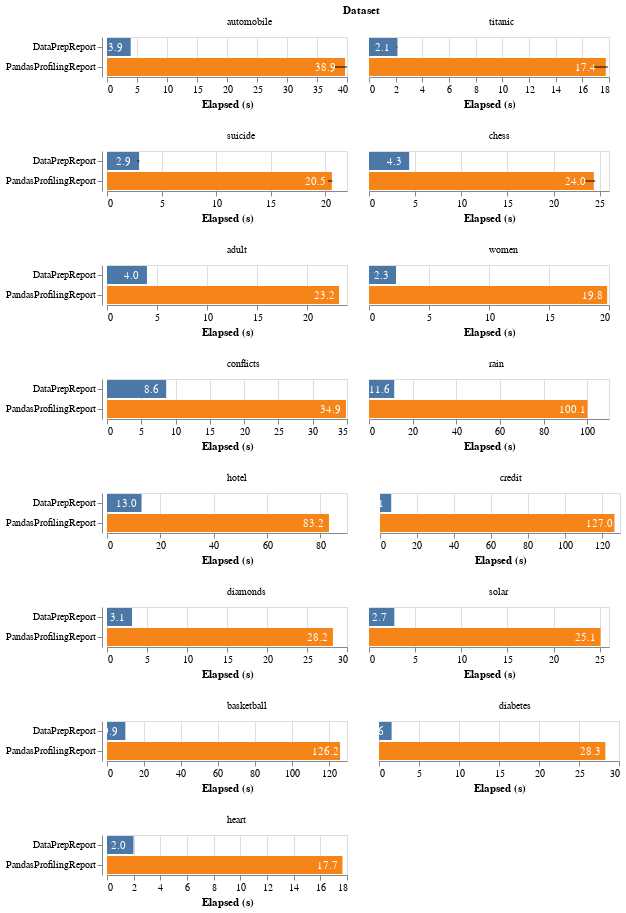

Source (notebook cell):
### Code cell
base = alt.Chart(df, title="create_report(df) Comparison", width=240)

(
    base.mark_bar().encode(
        y=alt.Y("name", title=""),
        x=alt.X("mean(elapsed)", title="Elapsed (s)"),
        color=alt.Color("name:N", legend=None),
        tooltip=[
            alt.Tooltip("name:N"),
            alt.Tooltip("elapsed:Q", title="Elapsed (s)", format=".2s"),
            alt.Tooltip("MachineMem"),
            alt.Tooltip("DatasetMemSize"),
        ],
    )
    + base.mark_errorbar(color="black", extent="stdev").encode(
        x=alt.X("elapsed", title="Elapsed (s)"),
        y=alt.Y("name:N", title=None),
    )
    + base.mark_text(color="white", dx=-15, dy=1).encode(
        y=alt.Y("name", title=""),
        x=alt.X("mean(elapsed)", title="Elapsed (s)"),
        text=alt.Text("mean(elapsed)", format=".1f"),
    )
).facet(
    alt.Facet(
        "dataset",
        title="Dataset",
        header=alt.Header(
            labelAngle=0, labelAlign="left", labelPadding=0, titlePadding=0
        ),
        sort=["order"],
    ),
    columns=2,
).resolve_scale(
    x="independent"
)

### Figure 1 — Vega-Lite specification as saved in the notebook (floating-point values rounded to 4 significant figures)
{"config": {"view": {"continuousWidth": 400, "continuousHeight": 300}}, "data": {"name": "data-1cdab44e56310811c47e9aca7dd238ac"}, "facet": {"type": "nominal", "field": "dataset", "header": {"labelAlign": "left", "labelAngle": 0, "labelPadding": 0, "titlePadding": 0}, "sort": ["order"], "title": "Dataset"}, "spec": {"layer": [{"mark": "bar", "encoding": {"color": {"type": "nominal", "field": "name", "legend": null}, "tooltip": [{"type": "nominal", "field": "name"}, {"type": "quantitative", "field": "elapsed", "format": ".2s", "title": "Elapsed (s)"}, {"type": "nominal", "field": "MachineMem"}, {"type": "nominal", "field": "DatasetMemSize"}], "x": {"type": "quantitative", "aggregate": "mean", "field": "elapsed", "title": "Elapsed (s)"}, "y": {"type": "nominal", "field": "name", "title": ""}}, "title": "create_report(df) Comparison", "width": 240}, {"mark": {"type": "errorbar", "color": "black", "extent": "stdev"}, "encoding": {"x": {"type": "quantitative", "field": "elapsed", "title": "Elapsed (s)"}, "y": {"type": "nominal", "field": "name", "title": null}}, "title": "create_report(df) Comparison", "width": 240}, {"mark": {"type": "text", "color": "white", "dx": -15, "dy": 1}, "encoding": {"text": {"type": "quantitative", "aggregate": "mean", "field": "elapsed", "format": ".1f"}, "x": {"type": "quantitative", "aggregate": "mean", "field": "elapsed", "title": "Elapsed (s)"}, "y": {"type": "nominal", "field": "name", "title": ""}}, "title": "create_report(df) Comparison", "width": 240}]}, "columns": 2, "resolve": {"scale": {"x": "independent"}}, "$schema": "https://vega.github.io/schema/vega-lite/v4.8.1.json", "datasets": {"data-1cdab44e56310811c47e9aca7dd238ac": [{"cpu": 8, "dataset": "automobile", "fname": "create_report_pp.py", "format": "csv", "memory": 68719476736, "ncol": 0, "nrow": 0, "partition": 0, "reader": "pandas", "mem_size": 219745, "name": "PandasProfilingReport", "elapsed": 38.19, "DVM": 3.198e-06, "MachineMem": "64G", "DatasetMemSize": "0.2M", "order": 2}, {"cpu": 8, "dataset": "automobile", "fname": "create_report_dp.py", "format": "csv", "memory": 68719476736, "ncol": 0, "nrow": 0, "partition": 0, "reader": "pandas", "mem_size": 219745, "name": "DataPrepReport", "elapsed": 3.906, "DVM": 3.198e-06, "MachineMem": "64G", "DatasetMemSize": "0.2M", "order": 2}, {"cpu": 8, "dataset": "titanic", "fname": "create_report_pp.py", "format": "csv", "memory": 68719476736, "ncol": 0, "nrow": 0, "partition": 0, "reader": "pandas", "mem_size": 336844, "name": "PandasProfilingReport", "elapsed": 17.76, "DVM": 4.902e-06, "MachineMem": "64G", "DatasetMemSize": "0.3M", "order": 3}, {"cpu": 8, "dataset": "titanic", "fname": "create_report_dp.py", "format": "csv", "memory": 68719476736, "ncol": 0, "nrow": 0, "partition": 0, "reader": "pandas", "mem_size": 336844, "name": "DataPrepReport", "elapsed": 2.094, "DVM": 4.902e-06, "MachineMem": "64G", "DatasetMemSize": "0.3M", "order": 3}, {"cpu": 8, "dataset": "suicide", "fname": "create_report_pp.py", "format": "csv", "memory": 68719476736, "ncol": 0, "nrow": 0, "partition": 0, "reader": "pandas", "mem_size": 12979530, "name": "PandasProfilingReport", "elapsed": 20.61, "DVM": 0.0001889, "MachineMem": "64G", "DatasetMemSize": "12.4M", "order": 7}, {"cpu": 8, "dataset": "suicide", "fname": "create_report_dp.py", "format": "csv", "memory": 68719476736, "ncol": 0, "nrow": 0, "partition": 0, "reader": "pandas", "mem_size": 12979530, "name": "DataPrepReport", "elapsed": 2.795, "DVM": 0.0001889, "MachineMem": "64G", "DatasetMemSize": "12.4M", "order": 7}, {"cpu": 8, "dataset": "chess", "fname": "create_report_pp.py", "format": "csv", "memory": 68719476736, "ncol": 0, "nrow": 0, "partition": 0, "reader": "pandas", "mem_size": 18135117, "name": "PandasProfilingReport", "elapsed": 23.6, "DVM": 0.0002639, "MachineMem": "64G", "DatasetMemSize": "17.3M", "order": 9}, {"cpu": 8, "dataset": "chess", "fname": "create_report_dp.py", "format": "csv", "memory": 68719476736, "ncol": 0, "nrow": 0, "partition": 0, "reader": "pandas", "mem_size": 18135117, "name": "DataPrepReport", "elapsed": 4.349, "DVM": 0.0002639, "MachineMem": "64G", "DatasetMemSize": "17.3M", "order": 9}, {"cpu": 8, "dataset": "adult", "fname": "create_report_pp.py", "format": "csv", "memory": 68719476736, "ncol": 0, "nrow": 0, "partition": 0, "reader": "pandas", "mem_size": 32319408, "name": "PandasProfilingReport", "elapsed": 23.21, "DVM": 0.0004703, "MachineMem": "64G", "DatasetMemSize": "30.8M", "order": 10}, {"cpu": 8, "dataset": "adult", "fname": "create_report_dp.py", "format": "csv", "memory": 68719476736, "ncol": 0, "nrow": 0, "partition": 0, "reader": "pandas", "mem_size": 32319408, "name": "DataPrepReport", "elapsed": 3.995, "DVM": 0.0004703, "MachineMem": "64G", "DatasetMemSize": "30.8M", "order": 10}, {"cpu": 8, "dataset": "women", "fname": "create_report_pp.py", "format": "csv", "memory": 68719476736, "ncol": 0, "nrow": 0, "partition": 0, "reader": "pandas", "mem_size": 2982987, "name": "PandasProfilingReport", "elapsed": 19.85, "DVM": 4.341e-05, "MachineMem": "64G", "DatasetMemSize": "2.8M", "order": 4}, {"cpu": 8, "dataset": "women", "fname": "create_report_dp.py", "format": "csv", "memory": 68719476736, "ncol": 0, "nrow": 0, "partition": 0, "reader": "pandas", "mem_size": 2982987, "name": "DataPrepReport", "elapsed": 2.254, "DVM": 4.341e-05, "MachineMem": "64G", "DatasetMemSize": "2.8M", "order": 4}, {"cpu": 8, "dataset": "conflicts", "fname": "create_report_pp.py", "format": "csv", "memory": 68719476736, "ncol": 0, "nrow": 0, "partition": 0, "reader": "pandas", "mem_size": 42992820, "name": "PandasProfilingReport", "elapsed": 34.85, "DVM": 0.0006256, "MachineMem": "64G", "DatasetMemSize": "41.0M", "order": 12}, {"cpu": 8, "dataset": "conflicts", "fname": "create_report_dp.py", "format": "csv", "memory": 68719476736, "ncol": 0, "nrow": 0, "partition": 0, "reader": "pandas", "mem_size": 42992820, "name": "DataPrepReport", "elapsed": 8.633, "DVM": 0.0006256, "MachineMem": "64G", "DatasetMemSize": "41.0M", "order": 12}, {"cpu": 8, "dataset": "rain", "fname": "create_report_pp.py", "format": "csv", "memory": 68719476736, "ncol": 0, "nrow": 0, "partition": 0, "reader": "pandas", "mem_size": 81910261, "name": "PandasProfilingReport", "elapsed": 100.1, "DVM": 0.001192, "MachineMem": "64G", "DatasetMemSize": "78.1M", "order": 14}, {"cpu": 8, "dataset": "rain", "fname": "create_report_dp.py", "format": "csv", "memory": 68719476736, "ncol": 0, "nrow": 0, "partition": 0, "reader": "pandas", "mem_size": 81910261, "name": "DataPrepReport", "elapsed": 11.56, "DVM": 0.001192, "MachineMem": "64G", "DatasetMemSize": "78.1M", "order": 14}, {"cpu": 8, "dataset": "hotel", "fname": "create_report_pp.py", "format": "csv", "memory": 68719476736, "ncol": 0, "nrow": 0, "partition": 0, "reader": "pandas", "mem_size": 111833855, "name": "PandasProfilingReport", "elapsed": 83.23, "DVM": 0.001627, "MachineMem": "64G", "DatasetMemSize": "106.7M", "order": 15}, {"cpu": 8, "dataset": "hotel", "fname": "create_report_dp.py", "format": "csv", "memory": 68719476736, "ncol": 0, "nrow": 0, "partition": 0, "reader": "pandas", "mem_size": 111833855, "name": "DataPrepReport", "elapsed": 12.96, "DVM": 0.001627, "MachineMem": "64G", "DatasetMemSize": "106.7M", "order": 15}, {"cpu": 8, "dataset": "credit", "fname": "create_report_pp.py", "format": "csv", "memory": 68719476736, "ncol": 0, "nrow": 0, "partition": 0, "reader": "pandas", "mem_size": 6240128, "name": "PandasProfilingReport", "elapsed": 127.0, "DVM": 9.081e-05, "MachineMem": "64G", "DatasetMemSize": "6.0M", "order": 5}, {"cpu": 8, "dataset": "credit", "fname": "create_report_dp.py", "format": "csv", "memory": 68719476736, "ncol": 0, "nrow": 0, "partition": 0, "reader": "pandas", "mem_size": 6240128, "name": "DataPrepReport", "elapsed": 6.081, "DVM": 9.081e-05, "MachineMem": "64G", "DatasetMemSize": "6.0M", "order": 5}, {"cpu": 8, "dataset": "diamonds", "fname": "create_report_pp.py", "format": "csv", "memory": 68719476736, "ncol": 0, "nrow": 0, "partition": 0, "reader": "pandas", "mem_size": 13668592, "name": "PandasProfilingReport", "elapsed": 28.24, "DVM": 0.0001989, "MachineMem": "64G", "DatasetMemSize": "13.0M", "order": 8}, {"cpu": 8, "dataset": "diamonds", "fname": "create_report_dp.py", "format": "csv", "memory": 68719476736, "ncol": 0, "nrow": 0, "partition": 0, "reader": "pandas", "mem_size": 13668592, "name": "DataPrepReport", "elapsed": 3.126, "DVM": 0.0001989, "MachineMem": "64G", "DatasetMemSize": "13.0M", "order": 8}, {"cpu": 8, "dataset": "solar", "fname": "create_report_pp.py", "format": "csv", "memory": 68719476736, "ncol": 0, "nrow": 0, "partition": 0, "reader": "pandas", "mem_size": 11031487, "name": "PandasProfilingReport", "elapsed": 25.08, "DVM": 0.0001605, "MachineMem": "64G", "DatasetMemSize": "10.5M", "order": 6}, {"cpu": 8, "dataset": "solar", "fname": "create_report_dp.py", "format": "csv", "memory": 68719476736, "ncol": 0, "nrow": 0, "partition": 0, "reader": "pandas", "mem_size": 11031487, "name": "DataPrepReport", "elapsed": 2.742, "DVM": 0.0001605, "MachineMem": "64G", "DatasetMemSize": "10.5M", "order": 6}, {"cpu": 8, "dataset": "basketball", "fname": "create_report_pp.py", "format": "csv", "memory": 68719476736, "ncol": 0, "nrow": 0, "partition": 0, "reader": "pandas", "mem_size": 44191798, "name": "PandasProfilingReport", "elapsed": 126.2, "DVM": 0.0006431, "MachineMem": "64G", "DatasetMemSize": "42.1M", "order": 13}, {"cpu": 8, "dataset": "basketball", "fname": "create_report_dp.py", "format": "csv", "memory": 68719476736, "ncol": 0, "nrow": 0, "partition": 0, "reader": "pandas", "mem_size": 44191798, "name": "DataPrepReport", "elapsed": 9.949, "DVM": 0.0006431, "MachineMem": "64G", "DatasetMemSize": "42.1M", "order": 13}, {"cpu": 8, "dataset": "diabetes", "fname": "create_report_pp.py", "format": "csv", "memory": 68719476736, "ncol": 0, "nrow": 0, "partition": 0, "reader": "pandas", "mem_size": 61568, "name": "PandasProfilingReport", "elapsed": 28.3, "DVM": 8.959e-07, "MachineMem": "64G", "DatasetMemSize": "0.1M", "order": 1}, {"cpu": 8, "dataset": "diabetes", "fname": "create_report_dp.py", "format": "csv", "memory": 68719476736, "ncol": 0, "nrow": 0, "partition": 0, "reader": "pandas", "mem_size": 61568, "name": "DataPrepReport", "elapsed": 1.577, "DVM": 8.959e-07, "MachineMem": "64G", "DatasetMemSize": "0.1M", "order": 1}, {"cpu": 8, "dataset": "heart", "fname": "create_report_pp.py", "format": "csv", "memory": 68719476736, "ncol": 0, "nrow": 0, "partition": 0, "reader": "pandas", "mem_size": 36488, "name": "PandasProfilingReport", "elapsed": 17.66, "DVM": 5.31e-07, "MachineMem": "64G", "DatasetMemSize": "0.0M", "order": 0}, {"cpu": 8, "dataset": "heart", "fname": "create_report_dp.py", "format": "csv", "memory": 68719476736, "ncol": 0, "nrow": 0, "partition": 0, "reader": "pandas", "mem_size": 36488, "name": "DataPrepReport", "elapsed": 1.986, "DVM": 5.31e-07, "MachineMem": "64G", "DatasetMemSize": "0.0M", "order": 0}, {"cpu": 8, "dataset": "automobile", "fname": "create_report_pp.py", "format": "csv", "memory": 68719476736, "ncol": 0, "nrow": 0, "partition": 0, "reader": "pandas", "mem_size": 218105, "name": "PandasProfilingReport", "elapsed": 39.67, "DVM": 3.174e-06, "MachineMem": "64G", "DatasetMemSize": "0.2M", "order": 2}, {"cpu": 8, "dataset": "automobile", "fname": "create_report_dp.py", "format": "csv", "memory": 68719476736, "ncol": 0, "nrow": 0, "partition": 0, "reader": "pandas", "mem_size": 218105, "name": "DataPrepReport", "elapsed": 3.91, "DVM": 3.174e-06, "MachineMem": "64G", "DatasetMemSize": "0.2M", "order": 2}, {"cpu": 8, "dataset": "titanic", "fname": "create_report_pp.py", "format": "csv", "memory": 68719476736, "ncol": 0, "nrow": 0, "partition": 0, "reader": "pandas", "mem_size": 324204, "name": "PandasProfilingReport", "elapsed": 17.01, "DVM": 4.718e-06, "MachineMem": "64G", "DatasetMemSize": "0.3M", "order": 3}, {"cpu": 8, "dataset": "titanic", "fname": "create_report_dp.py", "format": "csv", "memory": 68719476736, "ncol": 0, "nrow": 0, "partition": 0, "reader": "pandas", "mem_size": 324204, "name": "DataPrepReport", "elapsed": 2.132, "DVM": 4.718e-06, "MachineMem": "64G", "DatasetMemSize": "0.3M", "order": 3}, {"cpu": 8, "dataset": "suicide", "fname": "create_report_pp.py", "format": "csv", "memory": 68719476736, "ncol": 0, "nrow": 0, "partition": 0, "reader": "pandas", "mem_size": 12756970, "name": "PandasProfilingReport", "elapsed": 20.31, "DVM": 0.0001856, "MachineMem": "64G", "DatasetMemSize": "12.2M", "order": 7}, {"cpu": 8, "dataset": "suicide", "fname": "create_report_dp.py", "format": "csv", "memory": 68719476736, "ncol": 0, "nrow": 0, "partition": 0, "reader": "pandas", "mem_size": 12756970, "name": "DataPrepReport", "elapsed": 2.94, "DVM": 0.0001856, "MachineMem": "64G", "DatasetMemSize": "12.2M", "order": 7}, {"cpu": 8, "dataset": "chess", "fname": "create_report_pp.py", "format": "csv", "memory": 68719476736, "ncol": 0, "nrow": 0, "partition": 0, "reader": "pandas", "mem_size": 17974653, "name": "PandasProfilingReport", "elapsed": 24.36, "DVM": 0.0002616, "MachineMem": "64G", "DatasetMemSize": "17.1M", "order": 9}]}}
